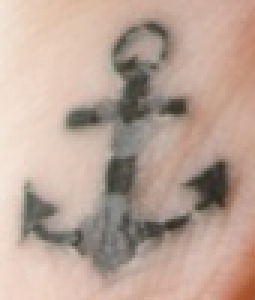
#> input picture images/tattoos/query.png, 85 x 100 px (shown 3 times larger); its folder holds 5 pictures in this run
$ python main.py   (Python 2 division)
#> lines starting #> are read from the running program, lines starting #| are printed output that depends on the picture
import cv2
import numpy as np
import os

folder = '../../images/tattoos'
query = cv2.imread(os.path.join(folder, 'query.png'), cv2.IMREAD_GRAYSCALE)
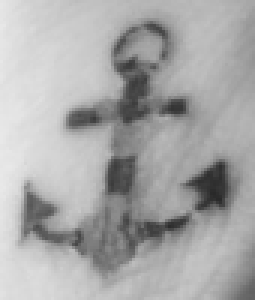
#> query: shape (100, 85) (shown 3 times larger); min 41, max 232, mean 169

files = []
images = []
descriptors = []
for (dirpath, dirnames, filenames) in os.walk(folder):
    files.extend(filenames)
    for f in files:
        if f.endswith('npy') and f != 'query.npy':
            descriptors.append(f)
print(descriptors)

sift = cv2.SIFT_create()

query_kp, query_des = sift.detectAndCompute(query, None)
#> query_kp = 61 keypoints; strongest (x, y, size): (71, 62, 9.2), (27, 39, 6.1), (12, 71, 8.9), (40, 58, 8.1)

FLANN_INDEX_KDTREE = 1
index_params = dict(algorithm=FLANN_INDEX_KDTREE, trees=5)
search_params = dict(checks=50)
flann = cv2.FlannBasedMatcher(index_params, search_params)

MIN_NUM_GOOD_MATCHES = 10

greatest_num_good_matches = 0
prime_suspect = None

for d in descriptors:
    print('------- analyzing %s for matches -------' % d)
    matches = flann.knnMatch(query_des, np.load(os.path.join(folder, d)), k=2)
    good_matches = []
    for m, n in matches:
        if m.distance < 0.7 * n.distance:
            good_matches.append(m)

    num_good_matches = len(good_matches)
    name = d.replace('.npy', '').upper()
    if num_good_matches > MIN_NUM_GOOD_MATCHES:
        print('%s is a suspect!' % name)
        if num_good_matches > greatest_num_good_matches:
            greatest_num_good_matches = num_good_matches
            prime_suspect = name
    else:
        print('%s is NOT a suspect. (%d matches)' % (name, num_good_matches))
#> after the loop, greatest_num_good_matches = 0

if prime_suspect is not None:
    print('Prime suspect is %s.' % prime_suspect)
else:
    print('There is no suspect')
